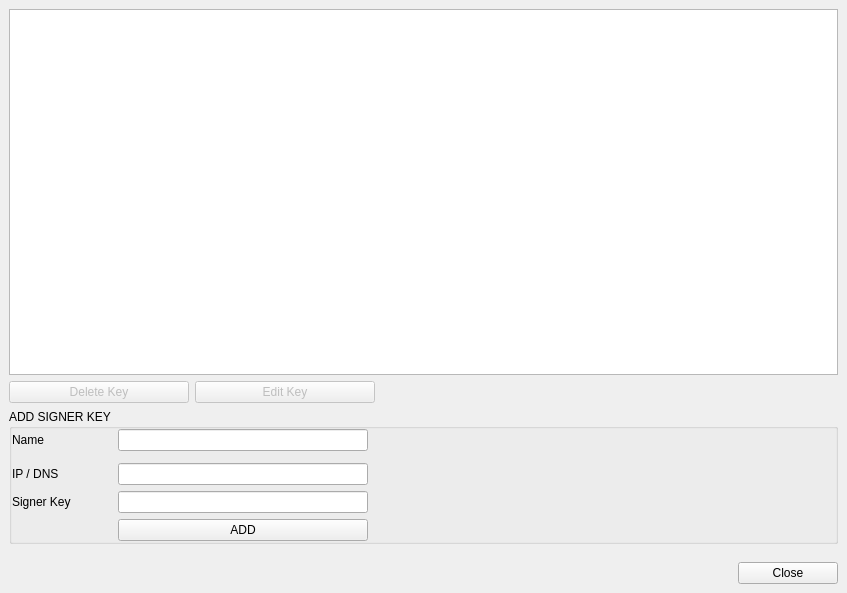
<?xml version="1.0" encoding="UTF-8"?>
<ui version="4.0">
 <class>SignerKeysWidget</class>
 <widget class="QWidget" name="SignerKeysWidget">
  <property name="geometry">
   <rect>
    <x>0</x>
    <y>0</y>
    <width>847</width>
    <height>593</height>
   </rect>
  </property>
  <property name="sizeHint" stdset="0">
   <size>
    <width>636</width>
    <height>410</height>
   </size>
  </property>
  <property name="windowTitle">
   <string>Armory Servers</string>
  </property>
  <layout class="QGridLayout" name="gridLayout_2">
   <property name="leftMargin">
    <number>0</number>
   </property>
   <property name="topMargin">
    <number>0</number>
   </property>
   <property name="rightMargin">
    <number>0</number>
   </property>
   <property name="bottomMargin">
    <number>0</number>
   </property>
   <property name="spacing">
    <number>0</number>
   </property>
   <item row="0" column="0" colspan="2">
    <widget class="QWidget" name="widget" native="true">
     <property name="minimumSize">
      <size>
       <width>0</width>
       <height>40</height>
      </size>
     </property>
     <layout class="QGridLayout" name="gridLayout_3">
      <item row="2" column="0" colspan="4">
       <widget class="QGroupBox" name="groupBox">
        <property name="title">
         <string>ADD SIGNER KEY</string>
        </property>
        <layout class="QGridLayout" name="gridLayout">
         <property name="leftMargin">
          <number>0</number>
         </property>
         <property name="topMargin">
          <number>0</number>
         </property>
         <property name="rightMargin">
          <number>0</number>
         </property>
         <property name="bottomMargin">
          <number>0</number>
         </property>
         <item row="3" column="0">
          <widget class="QWidget" name="widgetSignerKey" native="true">
           <property name="sizePolicy">
            <sizepolicy hsizetype="Preferred" vsizetype="Preferred">
             <horstretch>0</horstretch>
             <verstretch>0</verstretch>
            </sizepolicy>
           </property>
           <property name="minimumSize">
            <size>
             <width>0</width>
             <height>0</height>
            </size>
           </property>
           <property name="maximumSize">
            <size>
             <width>100</width>
             <height>16777215</height>
            </size>
           </property>
           <layout class="QHBoxLayout" name="horizontalLayout_17">
            <property name="spacing">
             <number>3</number>
            </property>
            <property name="leftMargin">
             <number>0</number>
            </property>
            <property name="topMargin">
             <number>0</number>
            </property>
            <property name="rightMargin">
             <number>0</number>
            </property>
            <property name="bottomMargin">
             <number>0</number>
            </property>
            <item>
             <widget class="QLabel" name="labelSignerKey">
              <property name="text">
               <string>Signer Key</string>
              </property>
             </widget>
            </item>
            <item>
             <widget class="QLabel" name="labelSignerKeyHint">
              <property name="sizePolicy">
               <sizepolicy hsizetype="Expanding" vsizetype="Preferred">
                <horstretch>0</horstretch>
                <verstretch>0</verstretch>
               </sizepolicy>
              </property>
              <property name="minimumSize">
               <size>
                <width>10</width>
                <height>15</height>
               </size>
              </property>
              <property name="maximumSize">
               <size>
                <width>10</width>
                <height>15</height>
               </size>
              </property>
              <property name="toolTip">
               <string>Optional when connecting to a public ArmoryDB</string>
              </property>
              <property name="styleSheet">
               <string notr="true">image: url(&quot;:/resources/notification_info@2x.png&quot;);</string>
              </property>
              <property name="text">
               <string/>
              </property>
             </widget>
            </item>
           </layout>
          </widget>
         </item>
         <item row="4" column="1">
          <widget class="QStackedWidget" name="stackedWidgetAddSave">
           <property name="sizePolicy">
            <sizepolicy hsizetype="Preferred" vsizetype="Fixed">
             <horstretch>0</horstretch>
             <verstretch>0</verstretch>
            </sizepolicy>
           </property>
           <property name="minimumSize">
            <size>
             <width>250</width>
             <height>0</height>
            </size>
           </property>
           <property name="maximumSize">
            <size>
             <width>250</width>
             <height>16777215</height>
            </size>
           </property>
           <widget class="QWidget" name="pageAddSignerKeyButton">
            <property name="sizePolicy">
             <sizepolicy hsizetype="Preferred" vsizetype="Fixed">
              <horstretch>0</horstretch>
              <verstretch>0</verstretch>
             </sizepolicy>
            </property>
            <layout class="QGridLayout" name="gridLayout_4">
             <property name="leftMargin">
              <number>0</number>
             </property>
             <property name="topMargin">
              <number>0</number>
             </property>
             <property name="rightMargin">
              <number>0</number>
             </property>
             <property name="bottomMargin">
              <number>0</number>
             </property>
             <property name="spacing">
              <number>0</number>
             </property>
             <item row="0" column="0">
              <widget class="QPushButton" name="pushButtonAddSignerKey">
               <property name="minimumSize">
                <size>
                 <width>250</width>
                 <height>0</height>
                </size>
               </property>
               <property name="maximumSize">
                <size>
                 <width>250</width>
                 <height>16777215</height>
                </size>
               </property>
               <property name="text">
                <string>ADD</string>
               </property>
              </widget>
             </item>
            </layout>
           </widget>
           <widget class="QWidget" name="pageSaveSignerKeyButton">
            <property name="sizePolicy">
             <sizepolicy hsizetype="Preferred" vsizetype="Fixed">
              <horstretch>0</horstretch>
              <verstretch>0</verstretch>
             </sizepolicy>
            </property>
            <layout class="QHBoxLayout" name="horizontalLayout_2">
             <property name="leftMargin">
              <number>0</number>
             </property>
             <property name="topMargin">
              <number>0</number>
             </property>
             <property name="rightMargin">
              <number>0</number>
             </property>
             <property name="bottomMargin">
              <number>0</number>
             </property>
             <item>
              <widget class="QPushButton" name="pushButtonSaveSignerKey">
               <property name="text">
                <string>Save</string>
               </property>
              </widget>
             </item>
             <item>
              <widget class="QPushButton" name="pushButtonCancelSaveSignerKey">
               <property name="text">
                <string>Cancel</string>
               </property>
              </widget>
             </item>
            </layout>
           </widget>
          </widget>
         </item>
         <item row="0" column="2" rowspan="2">
          <spacer name="horizontalSpacer_2">
           <property name="orientation">
            <enum>Qt::Horizontal</enum>
           </property>
           <property name="sizeHint" stdset="0">
            <size>
             <width>40</width>
             <height>20</height>
            </size>
           </property>
          </spacer>
         </item>
         <item row="0" column="0">
          <widget class="QLabel" name="label_3">
           <property name="minimumSize">
            <size>
             <width>100</width>
             <height>0</height>
            </size>
           </property>
           <property name="maximumSize">
            <size>
             <width>100</width>
             <height>16777215</height>
            </size>
           </property>
           <property name="text">
            <string>Name</string>
           </property>
          </widget>
         </item>
         <item row="2" column="1">
          <widget class="QLineEdit" name="lineEditAddress">
           <property name="minimumSize">
            <size>
             <width>250</width>
             <height>0</height>
            </size>
           </property>
           <property name="maximumSize">
            <size>
             <width>250</width>
             <height>16777215</height>
            </size>
           </property>
          </widget>
         </item>
         <item row="3" column="1">
          <widget class="QLineEdit" name="lineEditKey">
           <property name="minimumSize">
            <size>
             <width>250</width>
             <height>0</height>
            </size>
           </property>
           <property name="maximumSize">
            <size>
             <width>250</width>
             <height>16777215</height>
            </size>
           </property>
          </widget>
         </item>
         <item row="0" column="1">
          <widget class="QLineEdit" name="lineEditName">
           <property name="minimumSize">
            <size>
             <width>250</width>
             <height>0</height>
            </size>
           </property>
           <property name="maximumSize">
            <size>
             <width>250</width>
             <height>16777215</height>
            </size>
           </property>
          </widget>
         </item>
         <item row="2" column="0">
          <widget class="QLabel" name="label">
           <property name="minimumSize">
            <size>
             <width>100</width>
             <height>0</height>
            </size>
           </property>
           <property name="maximumSize">
            <size>
             <width>100</width>
             <height>16777215</height>
            </size>
           </property>
           <property name="text">
            <string>IP / DNS</string>
           </property>
          </widget>
         </item>
        </layout>
       </widget>
      </item>
      <item row="1" column="2">
       <spacer name="horizontalSpacer">
        <property name="orientation">
         <enum>Qt::Horizontal</enum>
        </property>
        <property name="sizeHint" stdset="0">
         <size>
          <width>240</width>
          <height>18</height>
         </size>
        </property>
       </spacer>
      </item>
      <item row="1" column="0">
       <widget class="QPushButton" name="pushButtonDeleteSignerKey">
        <property name="enabled">
         <bool>false</bool>
        </property>
        <property name="minimumSize">
         <size>
          <width>180</width>
          <height>0</height>
         </size>
        </property>
        <property name="maximumSize">
         <size>
          <width>180</width>
          <height>16777215</height>
         </size>
        </property>
        <property name="text">
         <string>Delete Key</string>
        </property>
       </widget>
      </item>
      <item row="0" column="0" colspan="4">
       <widget class="QTableView" name="tableViewSignerKeys">
        <property name="horizontalScrollBarPolicy">
         <enum>Qt::ScrollBarAsNeeded</enum>
        </property>
        <property name="alternatingRowColors">
         <bool>true</bool>
        </property>
        <property name="selectionMode">
         <enum>QAbstractItemView::SingleSelection</enum>
        </property>
        <property name="selectionBehavior">
         <enum>QAbstractItemView::SelectRows</enum>
        </property>
        <property name="textElideMode">
         <enum>Qt::ElideNone</enum>
        </property>
        <property name="cornerButtonEnabled">
         <bool>false</bool>
        </property>
        <attribute name="verticalHeaderVisible">
         <bool>false</bool>
        </attribute>
       </widget>
      </item>
      <item row="1" column="1">
       <widget class="QPushButton" name="pushButtonEditSignerKey">
        <property name="enabled">
         <bool>false</bool>
        </property>
        <property name="minimumSize">
         <size>
          <width>180</width>
          <height>0</height>
         </size>
        </property>
        <property name="maximumSize">
         <size>
          <width>180</width>
          <height>16777215</height>
         </size>
        </property>
        <property name="text">
         <string>Edit Key</string>
        </property>
       </widget>
      </item>
     </layout>
    </widget>
   </item>
   <item row="1" column="0">
    <widget class="QWidget" name="widgetControlButtons" native="true">
     <property name="buttonBar" stdset="0">
      <bool>true</bool>
     </property>
     <layout class="QHBoxLayout" name="horizontalLayout">
      <item>
       <spacer name="horizontalSpacer_3">
        <property name="orientation">
         <enum>Qt::Horizontal</enum>
        </property>
        <property name="sizeHint" stdset="0">
         <size>
          <width>40</width>
          <height>20</height>
         </size>
        </property>
       </spacer>
      </item>
      <item>
       <widget class="QPushButton" name="pushButtonClose">
        <property name="minimumSize">
         <size>
          <width>100</width>
          <height>0</height>
         </size>
        </property>
        <property name="text">
         <string>Close</string>
        </property>
       </widget>
      </item>
     </layout>
    </widget>
   </item>
  </layout>
 </widget>
 <tabstops>
  <tabstop>lineEditName</tabstop>
  <tabstop>lineEditAddress</tabstop>
  <tabstop>lineEditKey</tabstop>
 </tabstops>
 <resources/>
 <connections/>
</ui>
